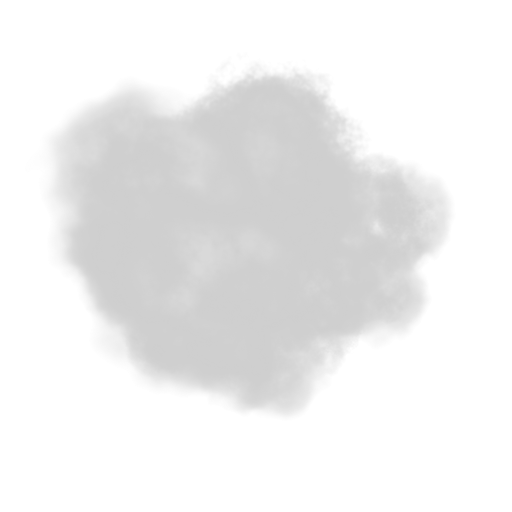
#> input picture assets/vfx/smoke_07.png, 512 x 512 px
$ python make_poof_texture.py
#> lines starting #> are read from the running program, lines starting #| are printed output that depends on the picture
"""Bouffée de fumée « cartoon » pour la disparition ninja : blanche, opaque au cœur, bord net.
Dérivée de assets/vfx/smoke_07.png (Kenney Particle Pack, CC0). Sortie : assets/vfx/poof_puff.png.

Usage : python3 tools/asset_pipeline/make_poof_texture.py   (nécessite Pillow et numpy)
"""
from pathlib import Path

import numpy as np
from PIL import Image

ROOT = Path(__file__).resolve().parents[2]
source = np.asarray(Image.open(ROOT / "assets/vfx/smoke_07.png").convert("RGBA"), dtype=np.float32) / 255.0
luminance = source[..., :3].mean(axis=2)
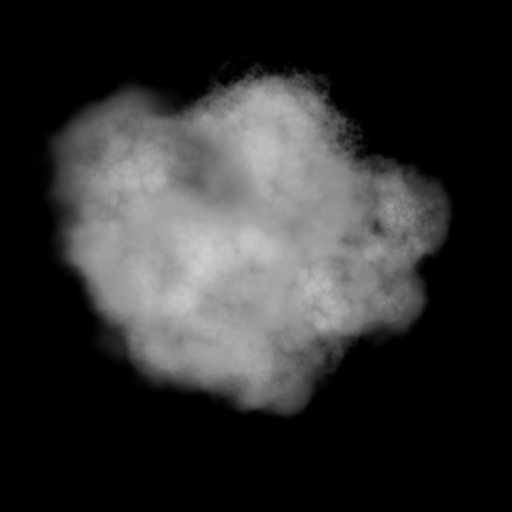
#> luminance: shape (512, 512) float32; min 0, max 0.796, mean 0.188
coverage = source[..., 3] * luminance
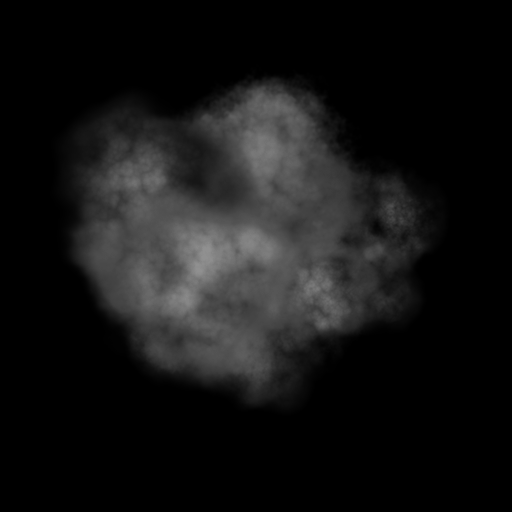
#> coverage: shape (512, 512) float32; min 0, max 0.568, mean 0.0806
coverage /= coverage.max()
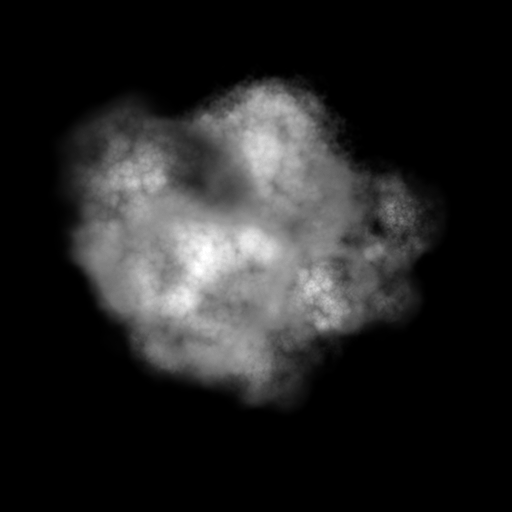
#> coverage: shape (512, 512) float32; min 0, max 1, mean 0.142
# Opacité poussée (cœur plein, bord encore doux) et volume léger : blanc, ombré gris clair.
alpha = np.clip((coverage - 0.08) / 0.32, 0.0, 1.0) ** 0.8
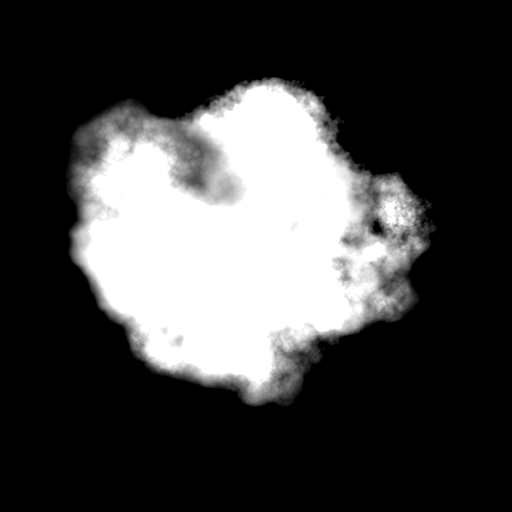
#> alpha: shape (512, 512) float32; min 0, max 1, mean 0.262
shade = 0.78 + 0.22 * np.clip(luminance / max(luminance.max(), 1e-6), 0.0, 1.0)
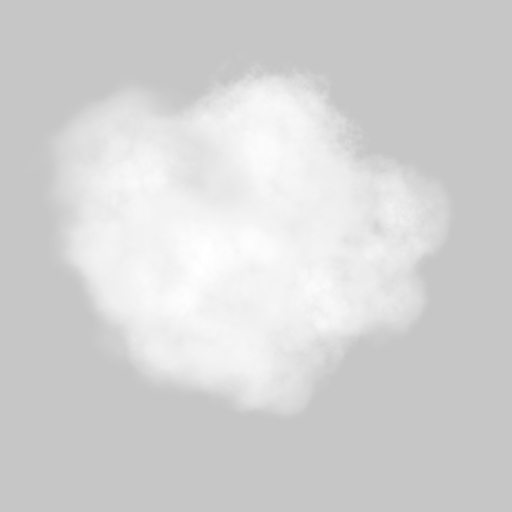
#> shade: shape (512, 512) float32; min 0.78, max 1, mean 0.832
rgba = np.dstack([shade, shade, shade * 1.02, alpha])
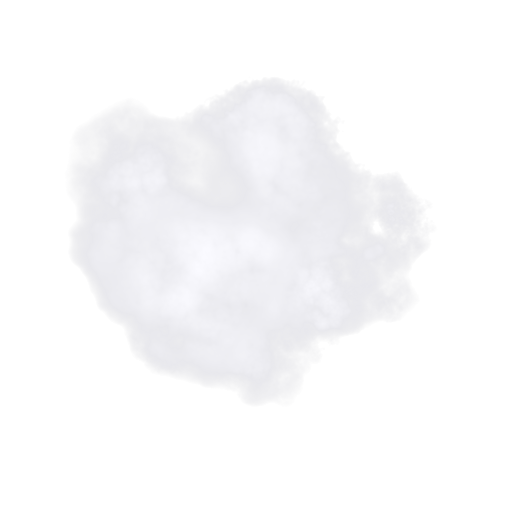
#> rgba: shape (512, 512, 4) float32; mean of channels 0, 1, 2, 3 0.832, 0.832, 0.849, 0.262; transparent parts drawn white
Image.fromarray((np.clip(rgba, 0.0, 1.0) * 255).astype(np.uint8)).resize((256, 256), Image.LANCZOS).save(ROOT / "assets/vfx/poof_puff.png")
print("écrit : assets/vfx/poof_puff.png")

$ run again, with assets/vfx/smoke_01.png copied over assets/vfx/smoke_07.png
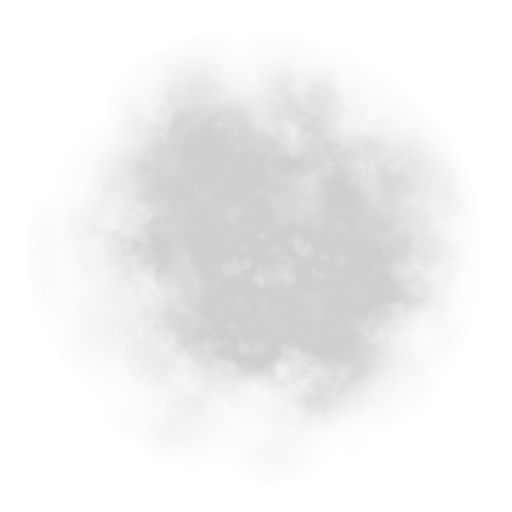
#> input picture assets/vfx/smoke_01.png, 512 x 512 px
#> `shade = 0.78 + 0.22 * np.clip(luminance / max(luminance.max(), 1e-6), ..`:
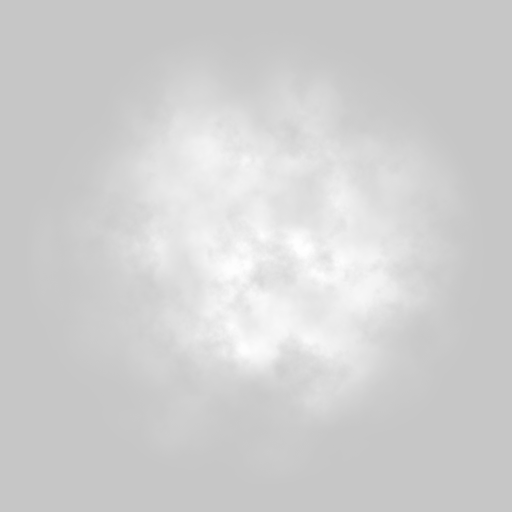
#> shade: shape (512, 512) float32; min 0.78, max 1, mean 0.819
#> `rgba = np.dstack([shade, shade, shade * 1.02, alpha])`:
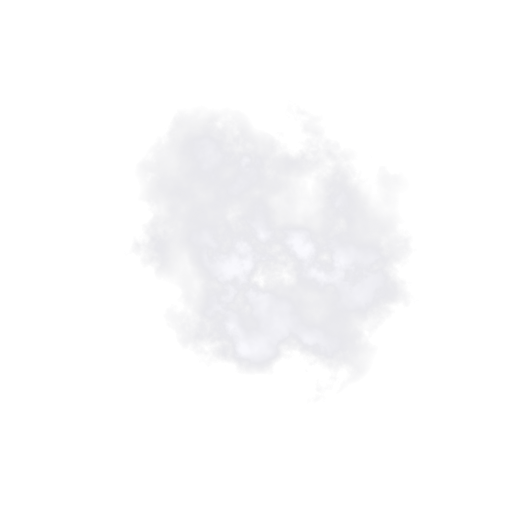
#> rgba: shape (512, 512, 4) float32; mean of channels 0, 1, 2, 3 0.819, 0.819, 0.835, 0.136; transparent parts drawn white

$ run again, with assets/vfx/smoke_04.png copied over assets/vfx/smoke_07.png
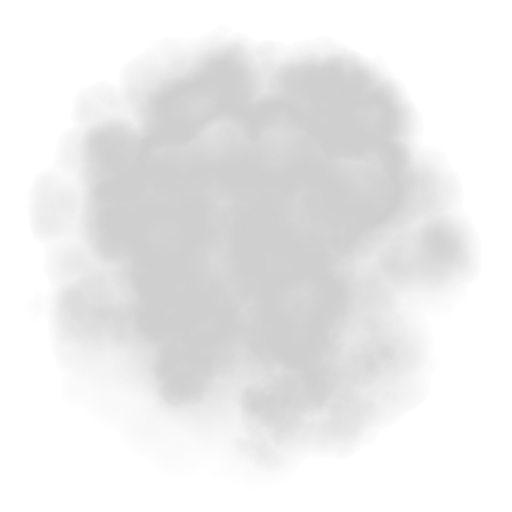
#> input picture assets/vfx/smoke_04.png, 512 x 512 px
#> `shade = 0.78 + 0.22 * np.clip(luminance / max(luminance.max(), 1e-6), ..`:
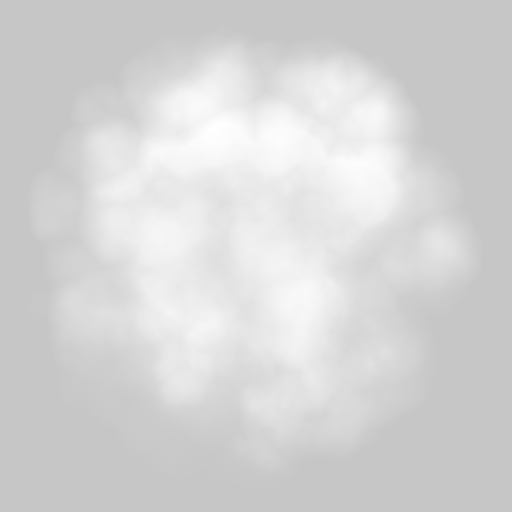
#> shade: shape (512, 512) float32; min 0.78, max 1, mean 0.837
#> `rgba = np.dstack([shade, shade, shade * 1.02, alpha])`:
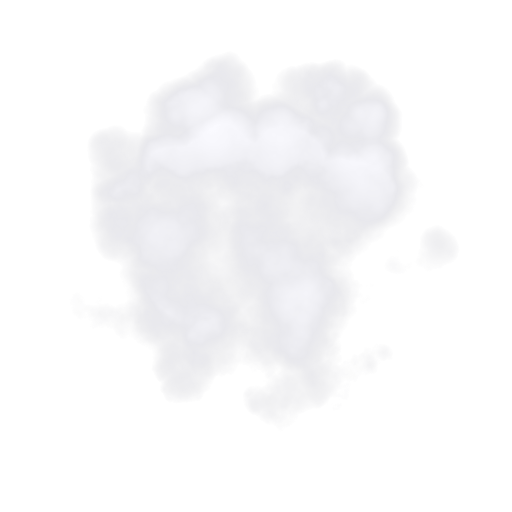
#> rgba: shape (512, 512, 4) float32; mean of channels 0, 1, 2, 3 0.837, 0.837, 0.854, 0.238; transparent parts drawn white

$ run again, with assets/vfx/dirt_01.png copied over assets/vfx/smoke_07.png
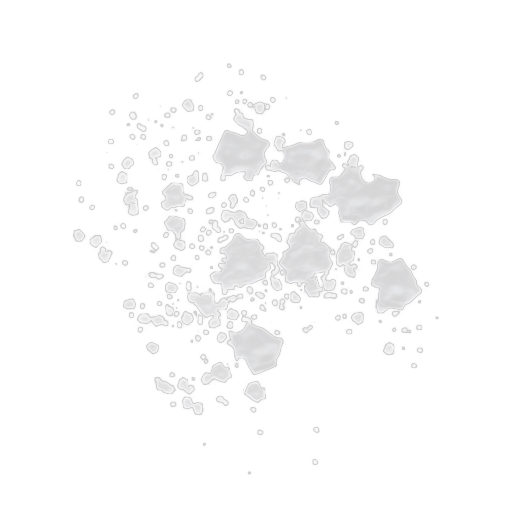
#> input picture assets/vfx/dirt_01.png, 512 x 512 px
#> `shade = 0.78 + 0.22 * np.clip(luminance / max(luminance.max(), 1e-6), ..`:
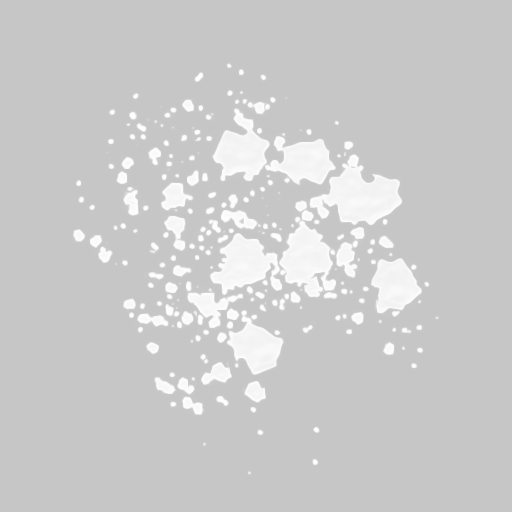
#> shade: shape (512, 512) float32; min 0.78, max 1, mean 0.8
#> `rgba = np.dstack([shade, shade, shade * 1.02, alpha])`:
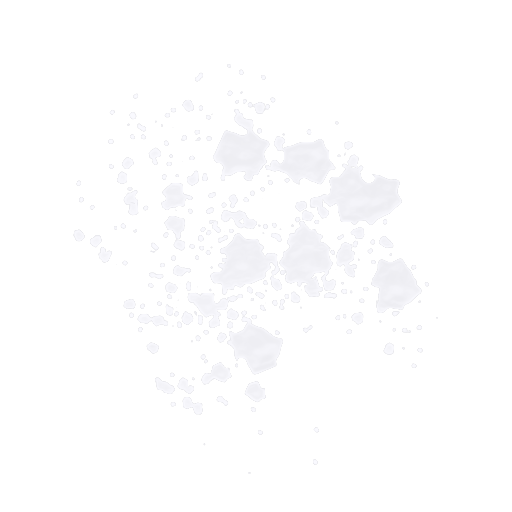
#> rgba: shape (512, 512, 4) float32; mean of channels 0, 1, 2, 3 0.801, 0.801, 0.817, 0.0991; transparent parts drawn white
